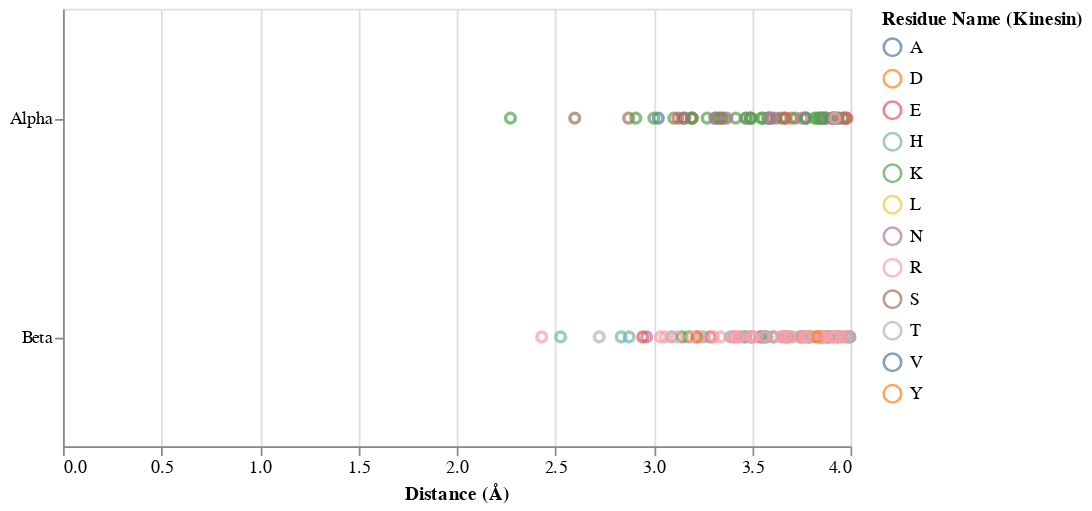

The cell this chart's notebook holds for it:
### Code cell


### Figure 1 — Vega-Lite specification as saved in the notebook (floating-point values rounded to 4 significant figures; data arrays with more than 128 entries replaced by an {"elided": "..."} marker saying what was removed)
{"config": {"view": {"continuousWidth": 300, "continuousHeight": 300}, "text": {"fontWeight": "bold"}}, "data": {"name": "data-72e2b93199f9b5628644634c17e83e0b"}, "mark": {"type": "point"}, "encoding": {"color": {"field": "Residue Name 1", "legend": {"title": "Residue Name (Kinesin)"}, "type": "nominal"}, "tooltip": [{"field": "Residue Name 1", "type": "nominal"}, {"field": "Residue ID 1", "type": "quantitative"}, {"field": "Atom Name 1", "type": "nominal"}, {"field": "Residue Name 2", "type": "nominal"}, {"field": "Residue ID 2", "type": "quantitative"}, {"field": "Atom Name 2", "type": "nominal"}, {"field": "Distance (Å)", "type": "quantitative"}], "x": {"field": "Distance (Å)", "title": "Distance (Å)", "type": "quantitative"}, "y": {"field": "Type", "title": null, "type": "nominal"}}, "height": 250, "width": 450, "$schema": "https://vega.github.io/schema/vega-lite/v5.8.0.json", "datasets": {"data-72e2b93199f9b5628644634c17e83e0b": {"elided": "163 records"}}}
